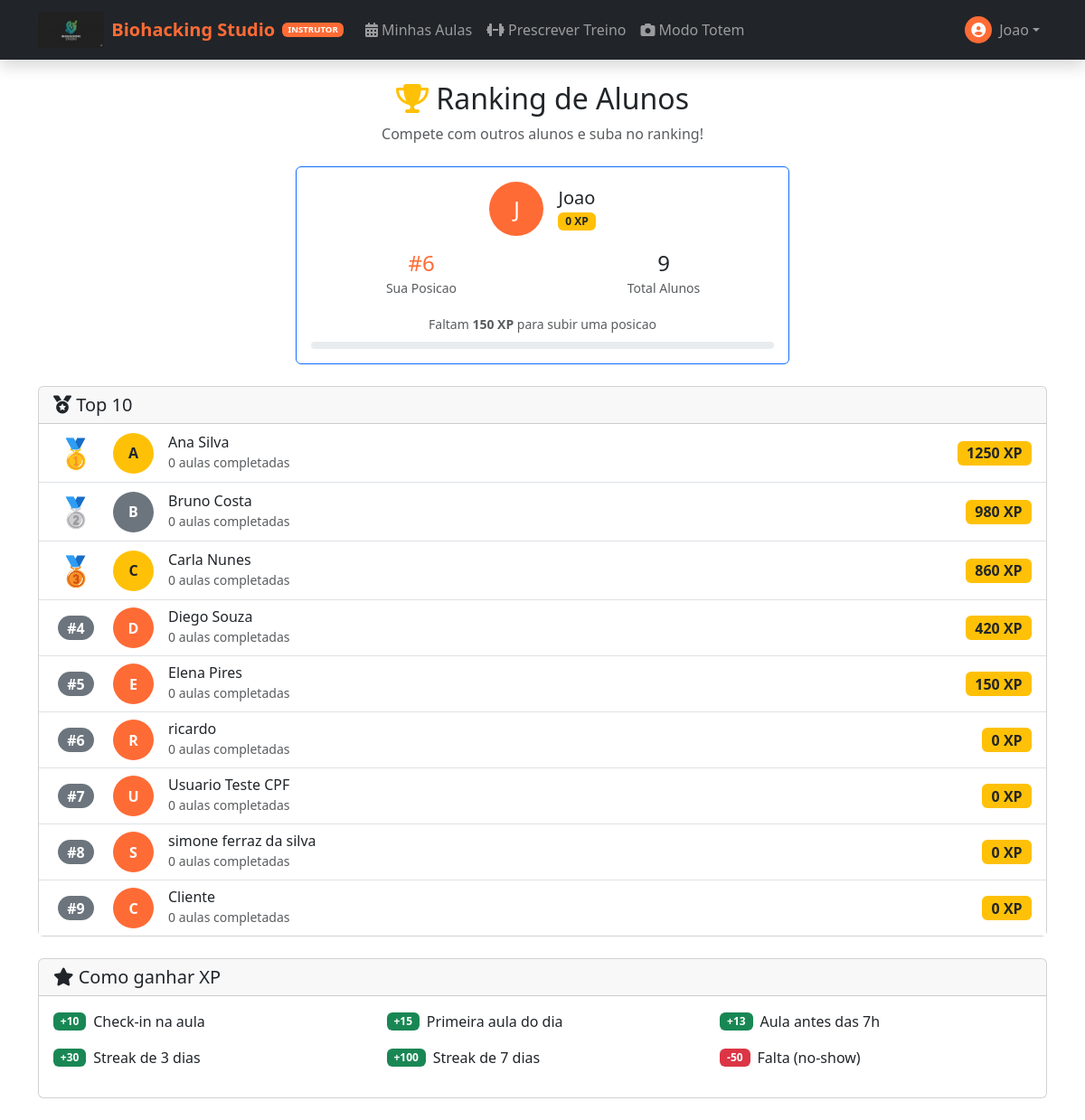
Screenshot of /student/ranking (signed in) with the database file from the repository.
### app/models/user.py (models this page shows, shortened)
class User(UserMixin, db.Model):
    __tablename__ = 'users'
    id = db.Column(db.Integer, primary_key=True)
    name = db.Column(db.String(100), nullable=False)
    email = db.Column(db.String(120), unique=True, nullable=False)
    phone = db.Column(db.String(20), nullable=False)
    password_hash = db.Column(db.String(256), nullable=False)
    cpf = db.Column(db.String(14), nullable=True)  # Formato: 123.456.789-00
    gender = db.Column(db.Enum(Gender), nullable=True)
    role = db.Column(db.String(20), default='student')
    xp = db.Column(db.Integer, default=0)  # XP total historico (para ranking)
    level = db.Column(db.Integer, default=1)
    xp_available = db.Column(db.Integer, default=0)  # XP disponivel para conversao (janela 3 meses)
    credits_balance = db.Column(db.Integer, default=0)  # Total de creditos ativos (wallets)
    face_encoding = db.Column(db.LargeBinary, nullable=True)
    face_encoding_version = db.Column(db.String(10), default='v1')
    face_registered_at = db.Column(db.DateTime, nullable=True)
    face_last_recognized = db.Column(db.DateTime, nullable=True)
    face_confidence_threshold = db.Column(db.Float, default=0.6)
    photo_url = db.Column(db.String(255))
    referral_code = db.Column(db.String(12), unique=True, nullable=True)
    professional_type = db.Column(db.Enum(ProfessionalType), nullable=True)
    base_commission_rate = db.Column(db.Numeric(5, 2), nullable=True)
    is_active = db.Column(db.Boolean, default=True)
    created_at = db.Column(db.DateTime, default=datetime.utcnow)
    updated_at = db.Column(db.DateTime, default=datetime.utcnow, onupdate=datetime.utcnow)
    last_login = db.Column(db.DateTime)
    @property
    def is_admin(self):
        return self.role == 'admin'
    @property
    def is_student(self):
        return self.role == 'student'
    @property
    def is_instructor(self):
        return self.role == 'instructor'

### app/routes/student.py (the view)
@student_bp.route('/ranking')
@login_required
def ranking():
    top_users = User.query.filter_by(
        role='student',
        is_active=True
    ).order_by(User.xp.desc()).limit(10).all()
    user_rank = db.session.query(
        func.count(User.id)
    ).filter(
        User.role == 'student',
        User.xp > current_user.xp
    ).scalar() + 1
    next_user = User.query.filter(
        User.role == 'student',
        User.xp > current_user.xp
    ).order_by(User.xp).first()
    xp_to_next = (next_user.xp - current_user.xp) if next_user else 0
    total_students = User.query.filter_by(role='student', is_active=True).count()
    return render_template('student/ranking.html',
        top_users=top_users,
        user_rank=user_rank,
        xp_to_next=xp_to_next,
        total_students=total_students
    )

### app/models/notification.py (called while the page is built)
    @classmethod
    def get_unread_count(cls, user_id):
        return cls.query.filter_by(user_id=user_id, is_read=False).count()

### app/templates/student/ranking.html (shortened to what this page needs)
{% extends "base.html" %}
{% block content %}
<div class="container py-4">
    <div class="text-center mb-4">
        <h2><i class="fas fa-trophy text-warning"></i> Ranking de Alunos</h2>
        <p class="text-muted">Compete com outros alunos e suba no ranking!</p>
    </div>
    <div class="row justify-content-center mb-4">
        <div class="col-md-6">
            <div class="card border-primary">
                <div class="card-body text-center">
                    <div class="d-flex justify-content-center align-items-center mb-3">
                        <div class="bg-primary text-white rounded-circle d-flex align-items-center justify-content-center me-3" style="width: 60px; height: 60px; font-size: 1.5rem;">
                            {{ current_user.name[0].upper() }}
                        </div>
                        <div class="text-start">
                            <h5 class="mb-0">{{ current_user.name }}</h5>
                            <span class="badge bg-warning text-dark">{{ current_user.xp }} XP</span>
                        </div>
                    </div>
                    <div class="row text-center">
                        <div class="col-6">
                            <h4 class="mb-0 text-primary">#{{ user_rank }}</h4>
                            <small class="text-muted">Sua Posicao</small>
                        </div>
                        <div class="col-6">
                            <h4 class="mb-0">{{ total_students }}</h4>
                            <small class="text-muted">Total Alunos</small>
                        </div>
                    </div>
                    {% if xp_to_next > 0 %}
                    <div class="mt-3">
                        <small class="text-muted">Faltam <strong>{{ xp_to_next }} XP</strong> para subir uma posicao</small>
                        <div class="progress mt-2" style="height: 8px;">
                        </div>
                    </div>
                    {% endif %}
                </div>
            </div>
        </div>
    </div>
    <div class="card">
        <div class="card-header">
            <h5 class="mb-0"><i class="fas fa-medal"></i> Top 10</h5>
        </div>
        <div class="card-body p-0">
            <div class="list-group list-group-flush">
                {% for user in top_users %}
                <div class="list-group-item d-flex align-items-center {% if user.id == current_user.id %}bg-light{% endif %}">
                    <div class="me-3 text-center" style="width: 50px;">
                        {% if loop.index == 1 %}
                        <span style="font-size: 2rem;">🥇</span>
                        {% elif loop.index == 2 %}
                        <span style="font-size: 2rem;">🥈</span>
                        {% elif loop.index == 3 %}
                        <span style="font-size: 2rem;">🥉</span>
                        {% else %}
                        <span class="badge bg-secondary rounded-pill" style="font-size: 1rem;">#{{ loop.index }}</span>
                        {% endif %}
                    </div>
                    <div class="rounded-circle d-flex align-items-center justify-content-center me-3
                                {% if loop.index == 1 %}bg-warning text-dark{% elif loop.index == 2 %}bg-secondary text-white{% elif loop.index == 3 %}bg-warning text-dark{% else %}bg-primary text-white{% endif %}"
                         style="width: 45px; height: 45px; font-weight: bold;">
                        {{ user.name[0].upper() }}
                    </div>
                    <div class="flex-grow-1">
                        <h6 class="mb-0">
                            {{ user.name }}
                        </h6>
                        <small class="text-muted">
                            {{ Booking.query.filter_by(user_id=user.id, status='completed').count() if Booking else 0 }} aulas completadas
                        </small>
                    </div>
                    <div class="text-end">
                        <span class="badge bg-warning text-dark" style="font-size: 1rem;">
                            {{ user.xp }} XP
                        </span>
                    </div>
                </div>
                {% endfor %}
            </div>
        </div>
    </div>
    <div class="card mt-4">
        <div class="card-header">
            <h5 class="mb-0"><i class="fas fa-star"></i> Como ganhar XP</h5>
        </div>
        <div class="card-body">
            <div class="row">
                <div class="col-md-4 mb-3">
                    <div class="d-flex align-items-center">
                        <span class="badge bg-success me-2">+10</span>
                        <span>Check-in na aula</span>
                    </div>
                </div>
                <div class="col-md-4 mb-3">
                    <div class="d-flex align-items-center">
                        <span class="badge bg-success me-2">+15</span>
                        <span>Primeira aula do dia</span>
                    </div>
                </div>
                <div class="col-md-4 mb-3">
                    <div class="d-flex align-items-center">
                        <span class="badge bg-success me-2">+13</span>
                        <span>Aula antes das 7h</span>
                    </div>
                </div>
                <div class="col-md-4 mb-3">
                    <div class="d-flex align-items-center">
                        <span class="badge bg-success me-2">+30</span>
                        <span>Streak de 3 dias</span>
                    </div>
                </div>
                <div class="col-md-4 mb-3">
                    <div class="d-flex align-items-center">
                        <span class="badge bg-success me-2">+100</span>
                        <span>Streak de 7 dias</span>
                    </div>
                </div>
                <div class="col-md-4 mb-3">
                    <div class="d-flex align-items-center">
                        <span class="badge bg-danger me-2">-50</span>
                        <span>Falta (no-show)</span>
                    </div>
                </div>
            </div>
        </div>
    </div>
</div>
{% endblock %}

### app/templates/includes/navbar.html (shortened to what this page needs)
<nav class="navbar navbar-expand-lg navbar-dark bg-dark sticky-top shadow">
    <div class="container">
        <a class="navbar-brand d-flex align-items-center" href="{{ url_for('marketing.index') }}">
            <img src="{{ url_for('static', filename='img/logo.png') }}" alt="Biohacking Studio" height="40"
                 class="d-inline-block align-text-top me-2" onerror="this.style.display='none';">
            <span class="fw-bold text-primary">Biohacking Studio</span>
            {% if current_user.is_authenticated %}
            {% if current_user.is_admin %}
            <span class="badge bg-danger ms-2" style="font-size: 0.6rem;">ADMIN</span>
            {% elif current_user.is_instructor %}
            <span class="badge bg-primary ms-2" style="font-size: 0.6rem;">INSTRUTOR</span>
            {% endif %}
            {% endif %}
        </a>
        <div class="collapse navbar-collapse" id="mainNavbar">
            <ul class="navbar-nav me-auto">
                {% if current_user.is_authenticated %}
                {% if current_user.is_admin %}
                <li class="nav-item">
                    <a class="nav-link {% if request.endpoint and 'admin.dashboard' in request.endpoint %}active{% endif %}"
                        href="{{ url_for('admin.dashboard') }}">Painel Admin</a>
                </li>
                {% elif current_user.is_instructor %}
                <li class="nav-item">
                    <a class="nav-link {% if request.endpoint and 'instructor.dashboard' in request.endpoint %}active{% endif %}"
                        href="{{ url_for('instructor.dashboard') }}"><i class="fas fa-calendar-alt me-1"></i>Minhas
                        Aulas</a>
                </li>
                <li class="nav-item">
                    <a class="nav-link {% if request.endpoint and 'training' in request.endpoint %}active{% endif %}"
                        href="{{ url_for('instructor.training_list') }}"><i class="fas fa-dumbbell me-1"></i>Prescrever
                        Treino</a>
                </li>
                <li class="nav-item">
                    <a class="nav-link {% if request.endpoint and 'totem' in request.endpoint %}active{% endif %}"
                        href="{{ url_for('instructor.totem_view') }}"><i class="fas fa-camera me-1"></i>Modo Totem</a>
                </li>
                {% endif %}
                {% else %}
                <li class="nav-item">
                    <a class="nav-link {% if request.endpoint and 'shop' in request.endpoint %}active{% endif %}"
                        href="{{ url_for('shop.packages') }}">Planos e Preços</a>
                </li>
                {% endif %}
            </ul>
            <div class="navbar-nav align-items-center">
                {% if current_user.is_authenticated %}
                <div class="nav-item dropdown">
                    <a class="nav-link dropdown-toggle d-flex align-items-center" href="#" id="userDropdown"
                        role="button" data-bs-toggle="dropdown">
                        <div class="avatar-xs me-2 bg-primary rounded-circle d-flex align-items-center justify-content-center text-white"
                            style="width: 30px; height: 30px;">
                            <i class="fas fa-user-circle"></i>
                        </div>
                        <span>{{ current_user.name.split()[0] }}</span>
                    </a>
                </div>
                {% else %}
                <a class="nav-link me-2" href="{{ url_for('auth.login') }}">Entrar</a>
                <a class="btn btn-primary btn-sm px-3 rounded-pill" href="{{ url_for('auth.register') }}">Começar
                    Agora</a>
                {% endif %}
            </div>
        </div>
    </div>
</nav>

### app/templates/base.html (style rules this page uses)
:root { --primary-color: #FF6B35; --secondary-color: #004E89; }
body { min-height: 100vh; display: flex; flex-direction: column; }
.text-primary { color: var(--primary-color) !important; }
.bg-primary { background-color: var(--primary-color) !important; }

### rows the page displays
User: name "Joao", name "J", xp "0"
User: name "A", name "Ana Silva", query.filter_by "0", xp "1250"
User: name "B", name "Bruno Costa", query.filter_by "0", xp "980"
User: name "C", name "Carla Nunes", query.filter_by "0", xp "860"
User: name "D", name "Diego Souza", query.filter_by "0", xp "420"
User: name "E", name "Elena Pires", query.filter_by "0", xp "150"
User: name "R", name "ricardo", query.filter_by "0", xp "0"
User: name "U", name "Usuario Teste CPF", query.filter_by "0", xp "0"
User: name "S", name "simone ferraz da silva", query.filter_by "0", xp "0"
User: name "C", name "Cliente", query.filter_by "0", xp "0"

### other values shown
{{ user_rank }} "6"
{{ total_students }} "9"
{{ xp_to_next }} "150"
